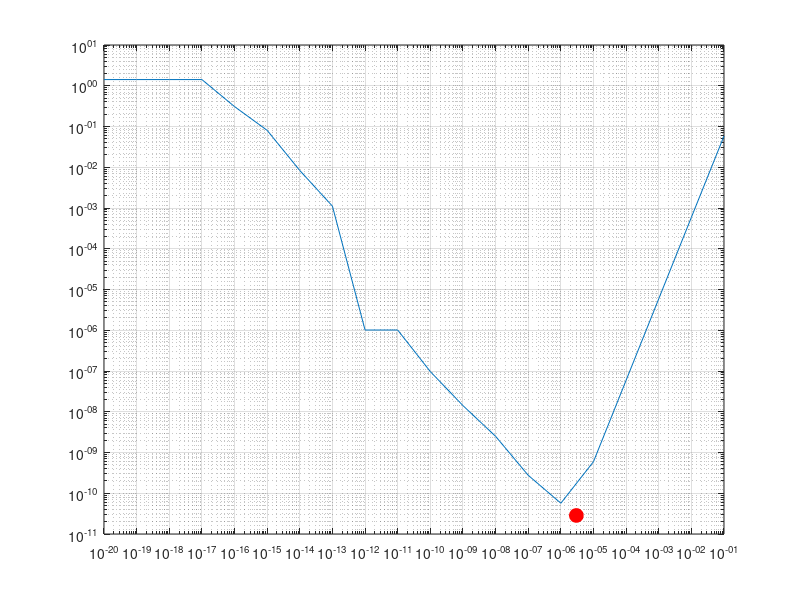

Write MATLAB code to recreate this figure.
f = @(x) sin(5*x)

fPrimaEnUno = 5*cos(5)

sigmaUno = @(h) (f(1+h)-f(1-h))/(2*h)

errorAbsoluto = @(h) abs(sigmaUno(h) - fPrimaEnUno)

ks = 1:20

hs = 0.1 .^ ks

resultados = zeros(1, 20);
for i = 1:length(hs)
    resultados(i) = errorAbsoluto(hs(i));
end

derivadaCotaSuperiorError = @(h) 5*5*sin(5)*h/6 + f(1)*eps/(2*h^2)

hMinimizaError = abs(fzero(derivadaCotaSuperiorError, 1))

errMin = errorAbsoluto(hMinimizaError)

loglog(hs, resultados)
grid on;
hold on;
loglog(hMinimizaError, errMin, 'ro', 'MarkerSize', 10, 'MarkerFaceColor', 'r')
pause
